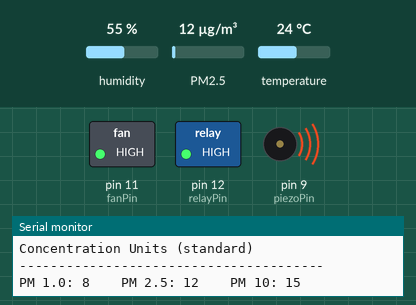
Bench run of a sketch on a simulated Arduino Uno, built with avr-gcc and run on an emulated ATmega328P. Shown: switched loads named in the sketch (green lamp = pin HIGH), buzzer (waves = sounding), the last lines printed to the serial monitor. Inputs (shaded band) come from the test bench; at power-on: PM2.5 12 µg/m³, humidity 55 %, temperature 24 °C. The modem accepts every AT command (registered, SIM ready, sends succeed) and sends nothing else.

Above: at 7.7 s.
7.8 s: PM2.5 set to 8 µg/m³
16.9 s: PM2.5 set to 6 µg/m³
At 28.3 s:
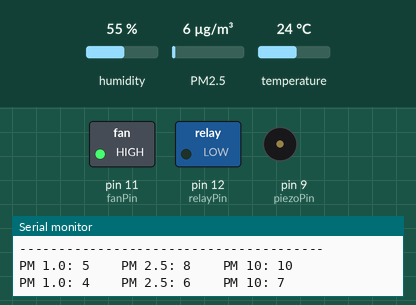
29.1 s: PM2.5 set to 150 µg/m³
At 35.9 s:
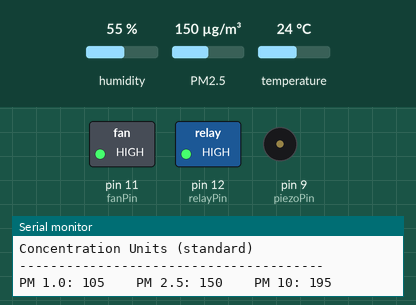
Timing chart, 0 to 37.3 s (numbered marks = the images above; inputs shaded):
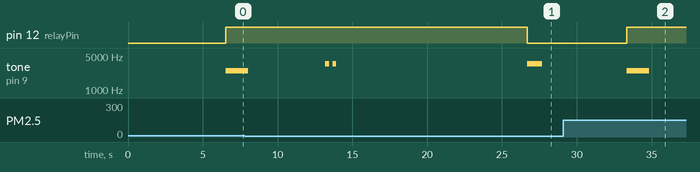

Measured:
- after the input at 29.1 s, pin 12 (relayPin): LOW → HIGH after 4.2 s; tone on pin 9 (piezoPin): silent → 2500 Hz after 4.2 s, → silent 1.5 s later

The sketch:

Mech307Project_1.0.1.ino
```cpp
/* Drew Blais
 * Dust Boss v1.0.1 IDE - 05/05/2021
 * The following code is to be used with an Arduino Uno and an ESP8266 w/ AT Firmware, other firmwares will not work
 * with AT commands. This code could technically be flashed onto the Huzzah breakout and used as a solitary microcontroller.
 * Experimenting with this was difficult and may cause shortcomings in amperage and execution time.
 * If you're more comfortable in Lua this ESP8266 comes factory with NodeMCU.
 * This program outputs data to ThingSpeak for analysis but can be used to output in other ways as well. It connects
 * through a wifi network.
 * The only particulate sensor this will work with this AQI library is the Adafruit PMSA003I through I2C it can
 * be done through serial using the software serial library but using I2C makes it a little smoother and higher baudrate.
 */
// --------------Libraries--------------
// PMSA003I
//#include <Adafruit_Sensor.h>
#include "Adafruit_PM25AQI.h" //This library also assigns the sensor its I2C adderss, 0x12, must edit library for multiple
// WiFi (ESP8266 w/ AT Firmware)
#include <SoftwareSerial.h>
// DHT11
#include <DHT.h>
#include <DHT_U.h>
// OLED
//#include <Wire.h>
////#include <Adafruit_GFX.h>
//#include <Adafruit_SSD1306.h>
// IR sensor?

// --------------Definitions--------------
// PMSA003I AQI
Adafruit_PM25AQI aqi = Adafruit_PM25AQI();
// WiFi
#define RX 2
#define TX 3
String AP = "Slow&Steady2G";       // AP NAME Hint: SSID
String PASS = "Jameson01"; // AP PASSWORD
String API = "RVQW9XVCGZM29QJW";   // Write API KEY - Found on ThingSpeak channel
String HOST = "api.thingspeak.com";
String PORT = "80";
String field = "field1";
int countTrueCommand;
int countTimeCommand;
boolean found = false;
SoftwareSerial esp8266(RX,TX);
// OLED
//#define SCREEN_WIDTH 128 // OLED display width, in pixels
//#define SCREEN_HEIGHT 64 // OLED display height, in pixels
//#define OLED_RESET  4
//Adafruit_SSD1306 display(SCREEN_WIDTH, SCREEN_HEIGHT, &Wire, OLED_RESET);
// DHT11
#define DHTPIN 7
#define DHTTYPE DHT11
DHT dht(DHTPIN, DHTTYPE);
// Relay
const byte relayPin = 12;
byte relayState = 0;
// Piezo
byte piezoPin = 9;
byte fanPin = 11;

/* Using I2C for higher baudrates and pin real estate. If GPIO serial for PM sensor, must also baudrate9600
to use GPIO serial & uncomment this: */
//SoftwareSerial pmSerial(2, 3);

void setup() {
  pinMode(relayPin,OUTPUT);
  pinMode(fanPin,OUTPUT);
  digitalWrite(fanPin,HIGH);
  digitalWrite(relayPin,LOW); // Make sure device is off to begin with
  Serial.begin(115200);
   esp8266.begin(115200);
   delay(1500); //Give initialization time for sensor and wifi
  sendCommand("AT",5,"OK");
  sendCommand("AT+CWMODE=1",5,"O K");
  sendCommand("AT+CWJAP=\""+ AP +"\",\""+ PASS +"\"",20,"OK");


//For using OLED
/* if(!display.begin(SSD1306_SWITCHCAPVCC, 0x3C)) { // I2C Address 0x3D for 128x60 OLED, this allocates to the OLED
    Serial.println(F("SSD1306 allocation failed"));
    for(;;);
  }

 display.display(); //OLED buffer

 display.clearDisplay(); */

  Serial.println("Adafruit PMSA003I Air Quality Sensor");

  if (!aqi.begin_I2C()) {      // connect to the sensor over I2C; Check library for software serial cmd
    Serial.println("Could not find PM 2.5 sensor!");
    while (1) delay(10);
  }
  Serial.println("PM25 found!");// For Debugging in Serial

  dht.begin();
}

void loop() {
  PM25_AQI_Data data;

  if (! aqi.read(&data)) {  // Test if data can be retreived from sensor
    Serial.println("Could not read from AQI");
    delay(500);  // try again in a bit!
    return;
  }
  Serial.println("AQI reading success"); // For Debugging in Serial

//For debugging the sensor in Serial
  Serial.println();
  Serial.println(F("---------------------------------------"));
  Serial.println(F("Concentration Units (standard)"));
  Serial.println(F("---------------------------------------"));
  Serial.print(F("PM 1.0: ")); Serial.print(data.pm10_standard);
  Serial.print(F("\t\tPM 2.5: ")); Serial.print(data.pm25_standard);
  Serial.print(F("\t\tPM 10: ")); Serial.println(data.pm100_standard);
/*
  Serial.println(F("Concentration Units (environmental)"));
  Serial.println(F("---------------------------------------"));
  Serial.print(F("PM 1.0: ")); Serial.print(data.pm10_env);
  Serial.print(F("\t\tPM 2.5: ")); Serial.print(data.pm25_env);
  Serial.print(F("\t\tPM 10: ")); Serial.println(data.pm100_env);
  Serial.println(F("---------------------------------------"));
  Serial.print(F("Particles > 0.3um / 0.1L air:")); Serial.println(data.particles_03um);
  Serial.print(F("Particles > 0.5um / 0.1L air:")); Serial.println(data.particles_05um);
  Serial.print(F("Particles > 1.0um / 0.1L air:")); Serial.println(data.particles_10um);
  Serial.print(F("Particles > 2.5um / 0.1L air:")); Serial.println(data.particles_25um);
  Serial.print(F("Particles > 5.0um / 0.1L air:")); Serial.println(data.particles_50um);
  Serial.print(F("Particles > 10 um / 0.1L air:")); Serial.println(data.particles_100um);
  Serial.println(F("---------------------------------------"));
  */
//  //Printing to OLED
//  display.setTextSize(1);
//  display.setTextColor(WHITE);
//  display.setCursor(2, 10);
//  display.print(F("PM 1.0: ")); display.println(data.pm10_standard);
//  display.setCursor(2, 20);
//  display.print(F("PM 2.5: ")); display.println(data.pm25_standard);
//  display.setCursor(2, 30);
//  display.print(F("PM 10: ")); display.println(data.pm100_standard);
//  display.setCursor(2, 40);

  if (data.pm10_standard >=30 || data.pm25_standard >=10 || data.pm100_standard >= 100){
    digitalWrite(relayPin,HIGH);
    if (relayState != 1){
      tone(piezoPin, 2500, 1500);
    }
//  display.print(F("Fan Status: ON"));
  relayState = 1;
  }
  else if(relayState == 1 && (data.pm10_standard <=30 || data.pm25_standard <=20 || data.pm100_standard <= 100)){
//          display.print(F("Fan Status: COOLDOWN"));
//          display.display();
          tone(piezoPin, 3500, 250);
          delay(500);
          tone(piezoPin, 3500, 250);
          delay(10000);
//          display.print(F("Fan Status: OFF"));
//          display.display();
            aqi.read(&data);
            delay(2500);
            Serial.print(F("PM 1.0: ")); Serial.print(data.pm10_standard);
            Serial.print(F("\t\tPM 2.5: ")); Serial.print(data.pm25_standard);
            Serial.print(F("\t\tPM 10: ")); Serial.println(data.pm100_standard);
            delay(500);
          if (data.pm10_standard <=5 || data.pm25_standard <=5 || data.pm100_standard <= 5){
          relayState = 0;
          tone(piezoPin, 3500, 1000);
          digitalWrite(relayPin,LOW);
  }
  }
  else{
    digitalWrite(relayPin,LOW);
//  display.print(F("Fan Status: OFF"));
 }


//  display.display();
delay(5000);
//display.clearDisplay();


 String getData = "GET /update?api_key="+ API +"&field1="+data.pm10_standard+"&field2="+data.pm25_standard
 +"&field3="+data.pm100_standard+"&field4="+getTemperatureValue()+"&field5="+getHumidityValue()+"&field6="+relayState;
 sendCommand("AT+CIPMUX=1",5,"OK");
 sendCommand("AT+CIPSTART=0,\"TCP\",\""+ HOST +"\","+ PORT,15,"OK");
 sendCommand("AT+CIPSEND=0," +String(getData.length()+4),4,">");
 esp8266.println(getData);delay(1500);countTrueCommand++;
 sendCommand("AT+CIPCLOSE=0",5,"OK");


}


String getTemperatureValue(){ //Temp Value

   float f = dht.readTemperature(true); // (true) for farenheit
   Serial.print(" Temperature(F)= ");

   Serial.println(f);
   delay(50); //had issues with DHT11 sending signal until pulling it like this
   return String(f);

}

String getHumidityValue(){ // Humidity Value

   float h = dht.readHumidity();
   Serial.print(" Humidity in %= ");

   Serial.println(h);
   delay(50);
   return String(h);

}

void sendCommand(String command, int maxTime, char readReplay[]) {
  Serial.print(countTrueCommand);
  Serial.print(". at command => ");
  Serial.print(command);
  Serial.print(" ");
  while(countTimeCommand < (maxTime*1))
  {
    esp8266.println(command);//at+cipsend
    if(esp8266.find(readReplay))//ok
    {
      found = true;
      break;
    }

    countTimeCommand++;
  }

  if(found == true)
  {
    Serial.println("PASS");
    countTrueCommand++;
    countTimeCommand = 0;
  }

  if(found == false)
  {
    Serial.println("FAIL");
    countTrueCommand = 0;
    countTimeCommand = 0;
  }

  found = false;
 }
```
